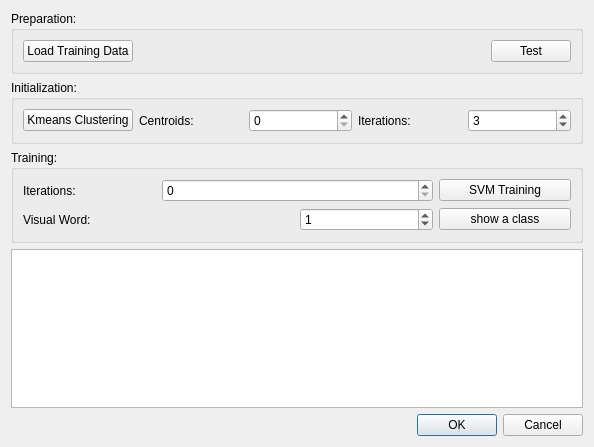
<?xml version="1.0" encoding="UTF-8"?>
<ui version="4.0">
 <class>VisualWordDialog</class>
 <widget class="QDialog" name="VisualWordDialog">
  <property name="geometry">
   <rect>
    <x>0</x>
    <y>0</y>
    <width>594</width>
    <height>447</height>
   </rect>
  </property>
  <property name="windowTitle">
   <string>VisualWord</string>
  </property>
  <layout class="QGridLayout" name="gridLayout_2">
   <item row="0" column="0">
    <widget class="QGroupBox" name="groupBox_3">
     <property name="title">
      <string>Preparation:</string>
     </property>
     <layout class="QHBoxLayout" name="horizontalLayout">
      <item>
       <widget class="QPushButton" name="loadDataButton">
        <property name="text">
         <string>Load Training Data</string>
        </property>
       </widget>
      </item>
      <item>
       <spacer name="horizontalSpacer">
        <property name="orientation">
         <enum>Qt::Horizontal</enum>
        </property>
        <property name="sizeHint" stdset="0">
         <size>
          <width>304</width>
          <height>20</height>
         </size>
        </property>
       </spacer>
      </item>
      <item>
       <widget class="QPushButton" name="testButton">
        <property name="text">
         <string>Test</string>
        </property>
       </widget>
      </item>
     </layout>
    </widget>
   </item>
   <item row="1" column="0">
    <widget class="QGroupBox" name="groupBox">
     <property name="title">
      <string>Initialization:</string>
     </property>
     <layout class="QHBoxLayout" name="horizontalLayout_2">
      <item>
       <widget class="QPushButton" name="kmeansClusteringButton">
        <property name="enabled">
         <bool>true</bool>
        </property>
        <property name="text">
         <string>Kmeans Clustering</string>
        </property>
       </widget>
      </item>
      <item>
       <widget class="QLabel" name="label">
        <property name="text">
         <string>Centroids:</string>
        </property>
       </widget>
      </item>
      <item>
       <widget class="QSpinBox" name="kmeansCentroidsBox">
        <property name="maximum">
         <number>9999999</number>
        </property>
       </widget>
      </item>
      <item>
       <widget class="QLabel" name="label_3">
        <property name="text">
         <string>Iterations:</string>
        </property>
       </widget>
      </item>
      <item>
       <widget class="QSpinBox" name="kmeansIterationsBox">
        <property name="value">
         <number>3</number>
        </property>
       </widget>
      </item>
     </layout>
    </widget>
   </item>
   <item row="2" column="0">
    <widget class="QGroupBox" name="groupBox_2">
     <property name="title">
      <string>Training:</string>
     </property>
     <layout class="QGridLayout" name="gridLayout">
      <item row="1" column="0" colspan="2">
       <widget class="QLabel" name="label_4">
        <property name="text">
         <string>Visual Word:</string>
        </property>
       </widget>
      </item>
      <item row="0" column="0">
       <widget class="QLabel" name="label_2">
        <property name="text">
         <string>Iterations:</string>
        </property>
       </widget>
      </item>
      <item row="0" column="3">
       <widget class="QPushButton" name="svmTrainingButton">
        <property name="text">
         <string>SVM Training</string>
        </property>
       </widget>
      </item>
      <item row="1" column="2">
       <widget class="QSpinBox" name="visualWordBox">
        <property name="maximum">
         <number>999999</number>
        </property>
        <property name="value">
         <number>1</number>
        </property>
       </widget>
      </item>
      <item row="0" column="1" colspan="2">
       <widget class="QSpinBox" name="trainingIterationsBox"/>
      </item>
      <item row="1" column="3">
       <widget class="QPushButton" name="showOneClassButton">
        <property name="text">
         <string>show a class</string>
        </property>
       </widget>
      </item>
     </layout>
    </widget>
   </item>
   <item row="3" column="0">
    <widget class="QTextBrowser" name="textBrowser">
     <property name="font">
      <font>
       <pointsize>12</pointsize>
       <weight>75</weight>
       <bold>true</bold>
      </font>
     </property>
    </widget>
   </item>
   <item row="4" column="0">
    <widget class="QDialogButtonBox" name="buttonBox">
     <property name="orientation">
      <enum>Qt::Horizontal</enum>
     </property>
     <property name="standardButtons">
      <set>QDialogButtonBox::Cancel|QDialogButtonBox::Ok</set>
     </property>
    </widget>
   </item>
  </layout>
 </widget>
 <resources/>
 <connections>
  <connection>
   <sender>buttonBox</sender>
   <signal>accepted()</signal>
   <receiver>VisualWordDialog</receiver>
   <slot>accept()</slot>
   <hints>
    <hint type="sourcelabel">
     <x>408</x>
     <y>384</y>
    </hint>
    <hint type="destinationlabel">
     <x>157</x>
     <y>274</y>
    </hint>
   </hints>
  </connection>
  <connection>
   <sender>buttonBox</sender>
   <signal>rejected()</signal>
   <receiver>VisualWordDialog</receiver>
   <slot>reject()</slot>
   <hints>
    <hint type="sourcelabel">
     <x>476</x>
     <y>390</y>
    </hint>
    <hint type="destinationlabel">
     <x>286</x>
     <y>274</y>
    </hint>
   </hints>
  </connection>
 </connections>
</ui>
